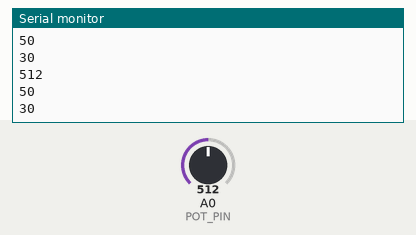
Simulated run of this sketch. Board: Arduino Uno, built with avr-gcc and run on an emulated ATmega328P. Parts: the last lines printed to the serial monitor. The inputs (shaded band) are chosen by the test bench; at power-on: A0 (POT_PIN) = 512.

Above: at 1.2 s.
1.3 s: A0 (POT_PIN) set to 716
At 1.31 s:
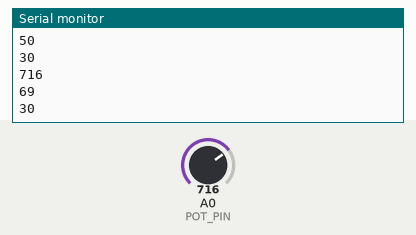
2.8 s: A0 (POT_PIN) set to 900
At 2.82 s:
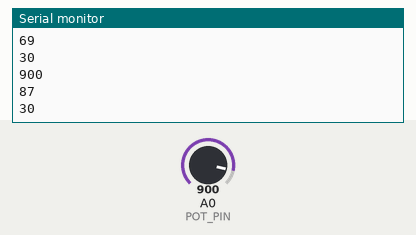
Timing chart, 0 to 5.8 s (numbered marks = the images above; inputs shaded):
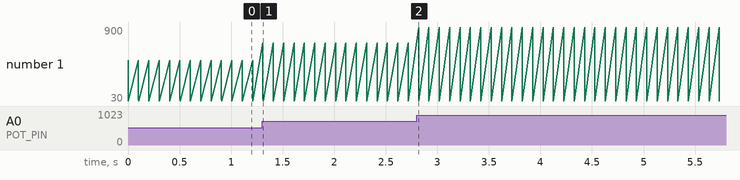

Measured:
- after the input at 1.3 s, the serial monitor: prints a new line at once (image 1)
- after the input at 2.8 s, the serial monitor: prints a new line at once (image 2)

The sketch:

mapConstrainExample.ino
```cpp
#define POT_PIN A0

void setup() {
  Serial.begin(115200);

  pinMode(POT_PIN, INPUT);
}

void loop() {
  int reading = analogRead(POT_PIN);
  int volume = map(reading, 0, 1023, 0, 100);
  int constrainedVolume = constrain(volume, 0, 30);

  Serial.println(reading);
  Serial.println(volume);
  Serial.println(constrainedVolume);

  delay(100);
}
```
